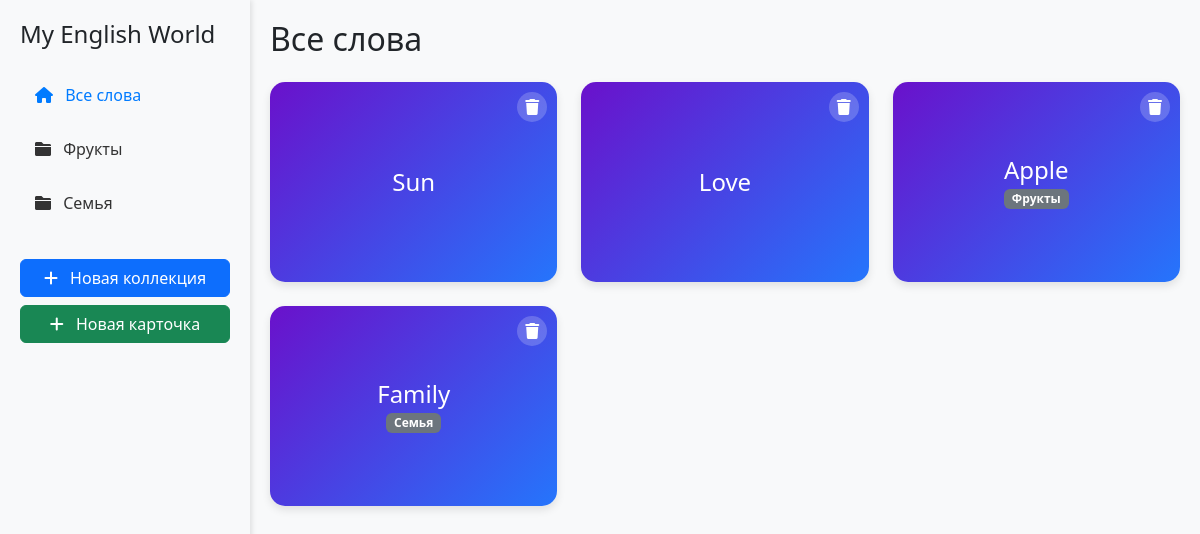
Before: / with the older database file.
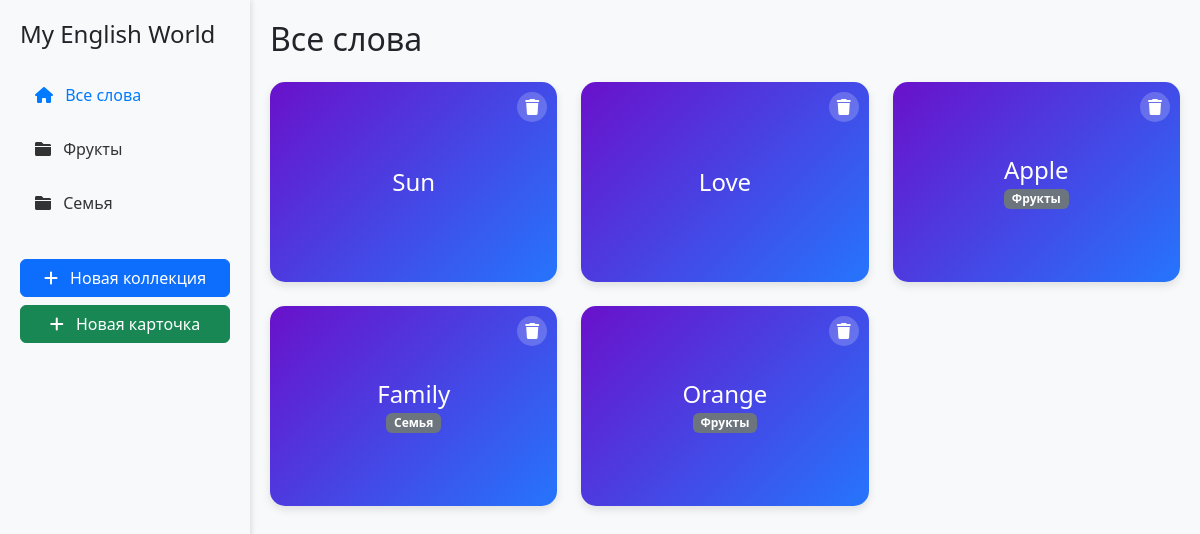
After: the same page with the newer database file.
### flashcards/models.py (models this page shows, shortened)
class Collection(models.Model):
    name = models.CharField(
        max_length=100,
        validators=[MinLengthValidator(3, "Название должно содержать минимум 3 символа")]
    )
    created_at = models.DateTimeField(auto_now_add=True)

class Flashcard(models.Model):
    english_word = models.CharField(
        max_length=100,
        validators=[MinLengthValidator(1, "Слово не может быть пустым")]
    )
    russian_translation = models.CharField(
        max_length=100,
        validators=[MinLengthValidator(1, "Перевод не может быть пустым")]
    )
    collection = models.ForeignKey(
        Collection,
        on_delete=models.CASCADE,
        null=True,
        blank=True
    )
    created_at = models.DateTimeField(auto_now_add=True)

### flashcards/views.py (the view)
# urls.py: path('', views.home, name='home'),
def home(request):
    try:
        flashcards = Flashcard.objects.all()
        collections = Collection.objects.all()
        return render(request, 'flashcards/home.html', {
            'flashcards': flashcards,
            'collections': collections
        })
    except ObjectDoesNotExist as e:
        return render(request, 'flashcards/error.html', {'error': str(e)})

### flashcards/templates/flashcards/home.html (shortened to what this page needs)
{% extends 'flashcards/base.html' %}
{% block content %}
<h2>Все слова</h2>
<div class="row mt-4">
    {% for flashcard in flashcards %}
    <div class="col-md-4 mb-4">
        <div class="flashcard-container">
            <div class="flashcard">
                <div class="flashcard-front">
                    <div class="flashcard-content">
                        <h3>{{ flashcard.english_word }}</h3>
                        {% if flashcard.collection %}
                        <span class="badge bg-secondary">{{ flashcard.collection.name }}</span>
                        {% endif %}
                    </div>
                </div>
                <div class="flashcard-back">
                    <div class="flashcard-content">
                        <h3>{{ flashcard.russian_translation }}</h3>
                        {% if flashcard.collection %}
                        <span class="badge bg-secondary">{{ flashcard.collection.name }}</span>
                        {% endif %}
                    </div>
                </div>
                <form method="post" action="{% url 'delete_flashcard' flashcard.id %}" class="delete-form">
                    <button type="submit" class="btn-delete">
                        <i class="fas fa-trash"></i>
                    </button>
                </form>
            </div>
        </div>
    </div>
    {% endfor %}
</div>
{% endblock %}

### flashcards/templates/flashcards/base.html (shortened to what this page needs)
<!DOCTYPE html>
<html lang="en">
<head>
    <link href="https://cdn.jsdelivr.net/npm/bootstrap@5.3.0/dist/css/bootstrap.min.css" rel="stylesheet">
    <link rel="stylesheet" href="https://cdnjs.cloudflare.com/ajax/libs/font-awesome/6.0.0/css/all.min.css">
    {% load static %}
    <link rel="stylesheet" href="{% static 'css/styles.css' %}">
</head>
<body>
    <div class="d-flex">
        <div class="sidebar">
            <h4 class="mb-4">My English World</h4>
            <ul class="nav flex-column">
                <li class="nav-item">
                    <a class="nav-link active" href="{% url 'home' %}">
                        <i class="fas fa-home me-2"></i> Все слова
                    </a>
                </li>
                {% for collection in collections %}
                <li class="nav-item">
                    <a class="nav-link" href="{% url 'collection_detail' collection.id %}">
                        <i class="fas fa-folder me-2"></i> {{ collection.name }}
                    </a>
                </li>
                {% endfor %}
            </ul>
            <div class="mt-4">
                <a href="{% url 'add_collection' %}" class="btn btn-primary mb-2">
                    <i class="fas fa-plus me-2"></i> Новая коллекция
                </a>
                <a href="{% url 'add_flashcard' %}" class="btn btn-success">
                    <i class="fas fa-plus me-2"></i> Новая карточка
                </a>
            </div>
        </div>
        <div class="main-content">
            {% block content %}{% endblock %}
        </div>
    </div>
</body>
</html>

### flashcards/static/css/styles.css (style rules this page uses)
body { font-family: 'Segoe UI', Tahoma, Geneva, Verdana, sans-serif; background-color: #f8f9fa; }
.sidebar { position: fixed; top: 0; bottom: 0; left: 0; z-index: 100; padding: 48px 0 0; box-shadow: inset -1px 0 0 rgba(0, 0, 0, .1); height: 100vh; }
.sidebar .nav-link { font-weight: 500; color: #333; }
.sidebar .nav-link.active { color: #007bff; }
.flashcard-container { perspective: 1000px; height: 200px; }
.flashcard { position: relative; width: 100%; height: 100%; transition: transform 0.6s; transform-style: preserve-3d; border-radius: 15px; box-shadow: 0 4px 8px rgba(0, 0, 0, 0.1); cursor: pointer; }
.flashcard-front, .flashcard-back { position: absolute; width: 100%; height: 100%; backface-visibility: hidden; display: flex; align-items: center; justify-content: center; border-radius: 15px; padding: 20px; box-sizing: border-box; }
.flashcard-front { background: linear-gradient(135deg, #6a11cb 0%, #2575fc 100%); color: white; }
.flashcard-back { background: linear-gradient(135deg, #11998e 0%, #38ef7d 100%); color: white; transform: rotateY(180deg); }
.flashcard-content { text-align: center; }
.flashcard-content h3 { margin: 0; font-size: 1.5rem; }
.delete-form { position: absolute; top: 10px; right: 10px; z-index: 10; }
.btn-delete { background: rgba(255, 255, 255, 0.2); border: none; color: white; width: 30px; height: 30px; border-radius: 50%; display: flex; align-items: center; justify-content: center; cursor: pointer; transition: all 0.3s; }
.sidebar { width: 250px; background: #f8f9fa; padding: 20px; position: fixed; height: 100vh; overflow-y: auto; box-shadow: 2px 0 5px rgba(0,0,0,0.1); z-index: 1000; }
.main-content { margin-left: 250px; padding: 20px; width: calc(100% - 250px); }
.sidebar .nav-item { margin-bottom: 10px; }
.sidebar .nav-link { padding: 10px 15px; border-radius: 5px; transition: all 0.3s; }
.sidebar .btn { width: 100%; margin-bottom: 10px; }

Changed rows visible on the page:
added Flashcard: english_word "Orange", collection.name "Фрукты", russian_translation "Апельсин"
